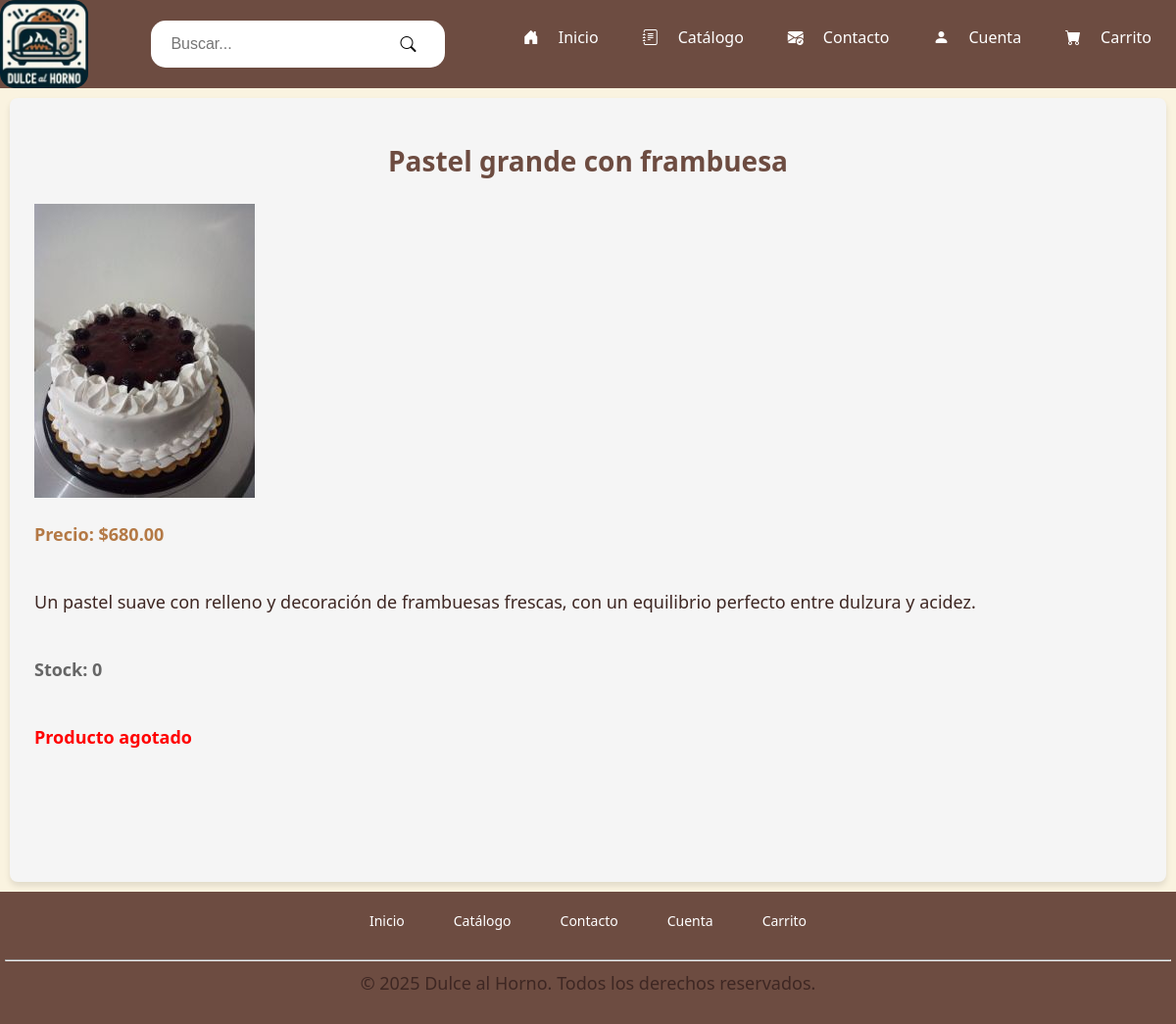
/productos/detalle_producto.php?id=8, run on the app's committed database.
### tables this page shows
CREATE TABLE `productos` (
  `producto_id` int(11) NOT NULL AUTO_INCREMENT,
  `nombre` varchar(100) NOT NULL,
  `precio` decimal(10,2) NOT NULL,
  `img_url` varchar(255) DEFAULT NULL,
  `estado` enum('disponible','no disponible') NOT NULL DEFAULT 'disponible',
  `descripcion` text DEFAULT NULL,
  `stock` int(11) NOT NULL DEFAULT 0,
  PRIMARY KEY (`producto_id`)
);

### productos/detalle_producto.php (the view, shortened to what this page needs)
<?php
include __DIR__ . '/../includes/alert.php';
include __DIR__ . '/../config/db.php';
$producto_id = $_GET["id"];
$sql = "SELECT *
        FROM productos
        WHERE producto_id = ?
        AND estado = 'disponible'";
$stmt = $conn->prepare($sql);
$stmt->bind_param("i", $producto_id);
$stmt->execute();
$resultado = $stmt->get_result();
$producto = $resultado->fetch_assoc();
?>
<!DOCTYPE html>
<html lang="es-MX">
<head>
    <link rel="stylesheet" href="/assets/css/styles.css">
    <link rel="stylesheet" href="/assets/css/styles-banner-footer.css">
    <link href="https://cdn.jsdelivr.net/npm/bootstrap-icons/font/bootstrap-icons.css" rel="stylesheet">
</head>
<body>
    <div>
        <div id="banner-container">
            <?php include __DIR__ . '/../includes/banner.php'; ?>
        </div>
        <div class="main-container">
            <h2 class="title"><?= htmlspecialchars($producto['nombre']) ?></h2>
            <div class="producto-img">
                <?php if (!empty($producto['img_url'])): ?>
                    <img src="/<?= htmlspecialchars($producto['img_url']) ?>" alt="<?= htmlspecialchars($producto['nombre']) ?>">
                <?php else: ?>
                    <i class="bi bi-image" style="font-size: 40px; color: gray;"></i>
                <?php endif; ?>
            </div>
            <p style="color: #b47945; font-weight: bold;">Precio: $<?= number_format($producto['precio'], 2) ?></p>
            <p><?= nl2br(htmlspecialchars($producto['descripcion'])) ?></p>
            <p style="color: #666; font-weight: bold;">Stock: <?php echo (int)$producto['stock']; ?></p>
            <?php if ($producto['stock'] <= 0) { ?>
                <p style="color: red; font-weight: bold;">Producto agotado</p>
            <?php } ?>
        </div>
        <div id="footer-container">
            <?php include __DIR__ . '/../includes/footer.php'; ?>
        </div>
    </div>
</body>
</html>

### assets/css/styles.css (style rules this page uses)
* { margin: 0; padding: 0; box-sizing: border-box; }
body { background-color: #FAF3E0; height: 100%; margin: 0; padding: 0; display: flex; flex-direction: column; font-family: 'Segoe UI', Tahoma, Geneva, Verdana, sans-serif; }
.title { font-size: 28px; color: #6D4C41; text-align: center; margin-top: 20px; font-weight: bold; }
p { font-size: 18px; color: #3E2723; margin-bottom: 20px; }
.main-container { display: flex; padding: 25px; gap: 25px; flex-direction: column; min-height: 100vh; flex: 1; margin: 10px; background-color: #F5F5F5; border-radius: 8px; box-shadow: 0 4px 6px rgba(0, 0, 0, 0.1); }

### data on the page
productos: nombre "Pastel grande con frambuesa", img_url (picture), precio "680.00", descripcion "Un pastel suave con relleno y decoración de frambuesas frescas, con un equilibrio perfecto entre dulzura y acidez.", stock "0"
